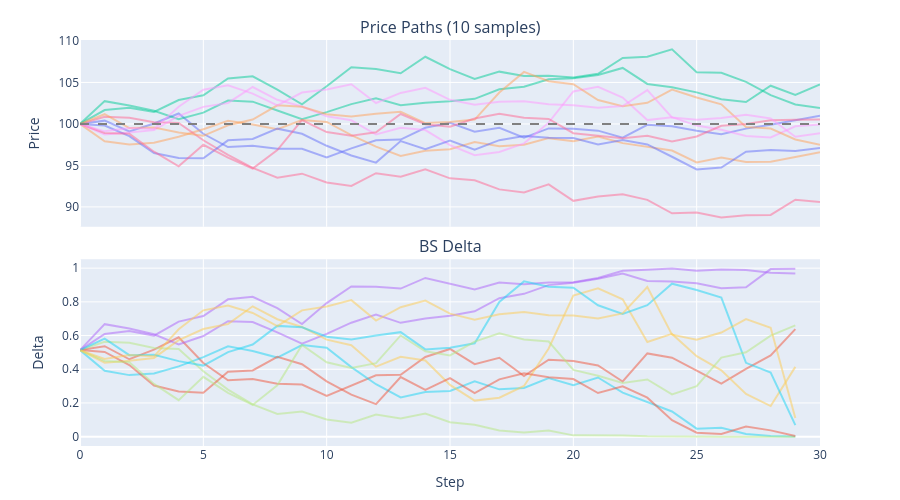

Source (notebook cell):
### Markdown cell above
### Visualize Sample Paths with Delta Overlay

### Code cell
fig = make_subplots(
    rows=2,
    cols=1,
    shared_xaxes=True,
    vertical_spacing=0.08,
    subplot_titles=["Price Paths (10 samples)", "BS Delta"],
)

n_show = 10
for i in range(n_show):
    fig.add_trace(
        go.Scatter(
            y=paths[i].cpu().numpy(),
            mode="lines",
            opacity=0.5,
            showlegend=False,
        ),
        row=1,
        col=1,
    )
    fig.add_trace(
        go.Scatter(
            y=bs_delta[i],
            mode="lines",
            opacity=0.5,
            showlegend=False,
        ),
        row=2,
        col=1,
    )

fig.add_hline(y=STRIKE, line_dash="dash", line_color="gray", row=1, col=1)
fig.update_yaxes(title_text="Price", row=1, col=1)
fig.update_yaxes(title_text="Delta", row=2, col=1)
fig.update_xaxes(title_text="Step", row=2, col=1)
fig.update_layout(height=500, margin=dict(t=40, b=40))
fig.show()
